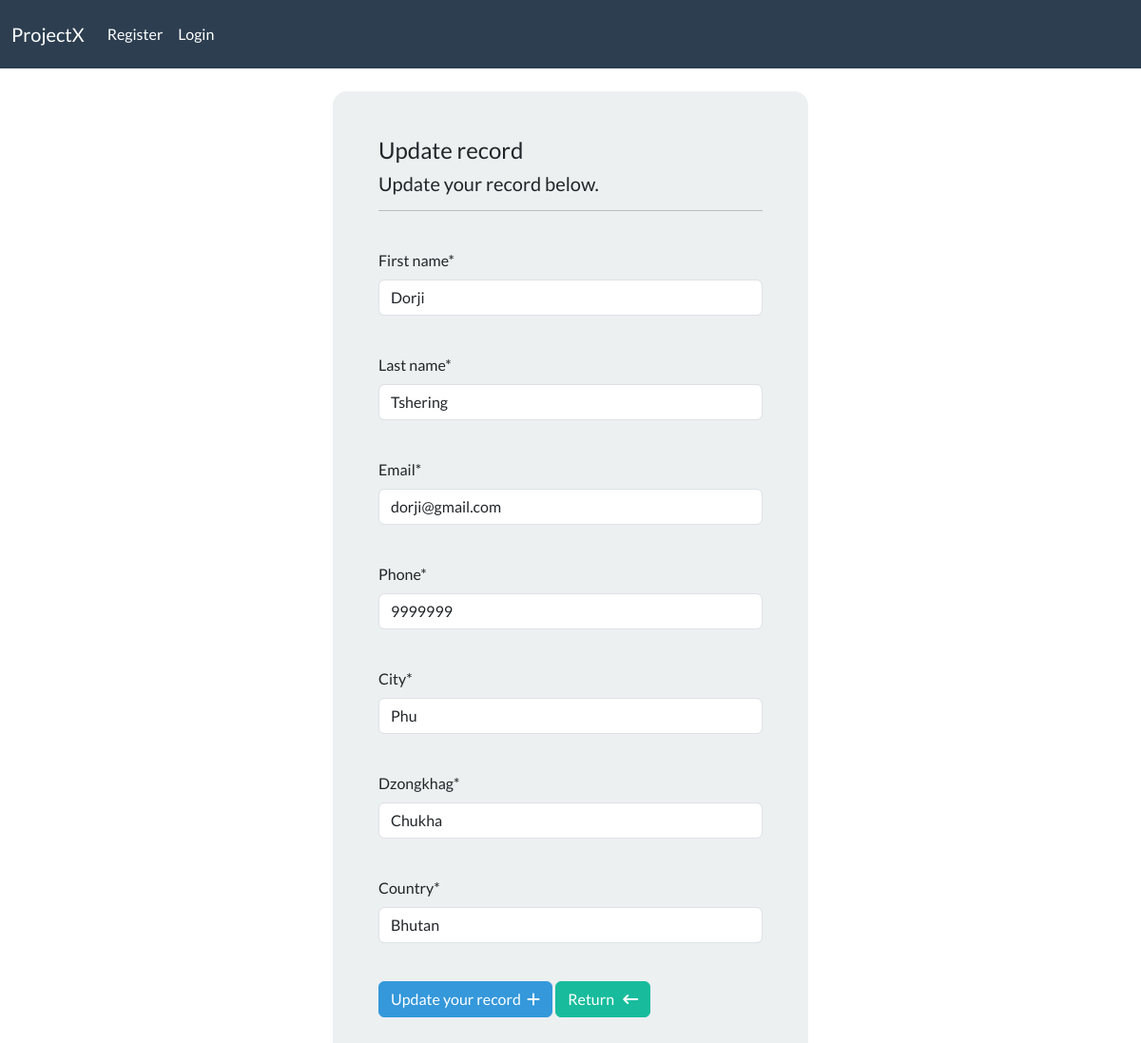
The app's page /update-record/1/ with its own data.
### webapp/models.py (models this page shows, shortened)
class Record(models.Model):
    creation_date = models.DateTimeField(auto_now_add=True)
    first_name = models.CharField(max_length=150)
    last_name = models.CharField(max_length=150)
    email = models.CharField(max_length=150)
    phone = models.CharField(max_length=150)
    address = models.CharField(max_length=150)
    city = models.CharField(max_length=150)
    dzongkhag = models.CharField(max_length=150)
    country = models.CharField(max_length=150)

### webapp/views.py (the view)
# urls.py: path('update-record/<int:pk>/',views.updateRecordView,name="update-record"),
def updateRecordView(request,pk):
    record = Record.objects.get(id=pk)
    form = UpdateRecordForm(instance=record)
    if request.method == "POST":
        form = UpdateRecordForm(data=request.POST, instance=record)
        if form.is_valid():
            form.save()
            messages.success(request,"Record updated successfully!")
            return redirect('dashboard')
    context = {'form':form}
    return render(request,'webapp/update-record.html',context=context)

### webapp/forms.py
class UpdateRecordForm(forms.ModelForm):
    class Meta():
        model = Record
        fields = ['first_name','last_name','email','phone','address','city','dzongkhag','country']

### webapp/templates/webapp/update-record.html (shortened to what this page needs)
{% extends "webapp/base.html" %}
{% load crispy_forms_tags %}
{% block content %}
<body>
    <div class="container bg-light shadow-md p-5 form-layout">
    <h4>Update record</h4>
    <h5>Update your record below. </h5>
    <hr>
    <br>
    <form method="POST" autocomplete="off">
        {{form.first_name|as_crispy_field}}
        <br>
        {{form.last_name|as_crispy_field}}
        <br>
        {{form.email|as_crispy_field}}
        <br>
        {{form.phone|as_crispy_field}}
        <br>
        {{form.city|as_crispy_field}}
        <br>
        {{form.dzongkhag|as_crispy_field}}
        <br>
        {{form.country|as_crispy_field}}
        <br>
        <button type="submit" class="btn btn-info">Update your record &nbsp;<i class="fa-solid fa-plus"></i></button>
        <a class="btn btn-success" href="{% url 'dashboard' %}">Return &nbsp; <i class="fa-solid fa-arrow-left-long"></i></a>
    </form>
</body>
{% endblock  %}

### static/css/styles.css (style rules this page uses)
.form-layout { border-radius:15px; width:500px; }

### records on screen
Record: first_name "Dorji", last_name "Tshering", email "dorji@gmail.com", phone "9999999", city "Phu", dzongkhag "Chukha", country "Bhutan"
